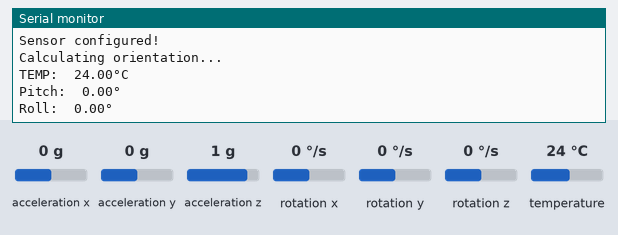
Bench run of a sketch on a simulated ESP32. On the bench: the last lines printed to the serial monitor. Inputs (shaded band) come from the test bench; at power-on: acceleration z 1 g, temperature 24 °C, acceleration x 0 g, acceleration y 0 g, rotation x 0 °/s, rotation y 0 °/s, rotation z 0 °/s.

Above: at 1.3 s.
1.4 s: acceleration z set to 0 g
At 2.8 s:
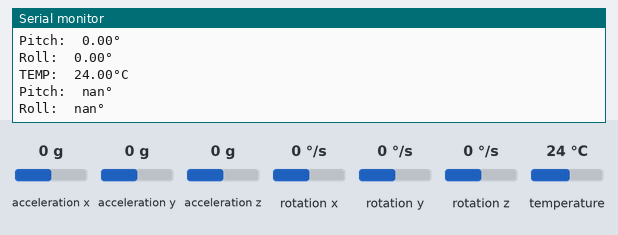
3.5 s: temperature set to 12 °C
At 4.8 s:
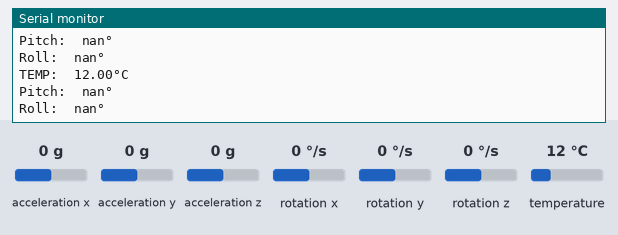
5.0 s: temperature set to 19 °C
At 5.6 s:
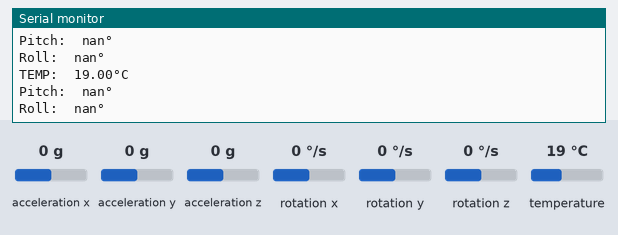
Timing chart, 0 to 8.0 s (numbered marks = the images above; inputs shaded):
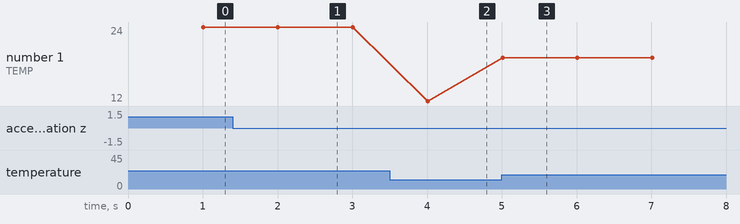

Measured:
- after the input at 1.4 s, the serial monitor: prints a new line after 0.61 s (image 1)
- after the input at 3.5 s, the serial monitor: prints a new line after 0.51 s (image 2)
- after the input at 5.0 s, the serial monitor: prints a new line at once (image 3)
- plotted number 1: 24 → 12 after the input at 3.5 s, 12 → 19 after the input at 5.0 s

The sketch:

complementary_filter_IMU.ino
```cpp
#include <Adafruit_MPU6050.h>
#include <Adafruit_Sensor.h>
#include <Wire.h>

Adafruit_MPU6050 mpu;

#define INTERVAL_MS_PRINT 1000

struct {
  struct {
    float x, y, z;
  } accelerometer, gyroscope;
  float temperature;
} normalized;

struct angle {
  float x, y, z;
};

angle position = {0, 0, 0};

unsigned long lastPrintMillis = 0;
unsigned long lastSampleMicros = 0;

void setup() {
  Serial.begin(115200);
  while (!Serial)
    delay(10);

  Serial.println("MPU6050 Pitch/Roll Test!");

  if (!mpu.begin()) {
    Serial.println("Failed to find MPU6050 chip");
    while (1) {
      delay(10);
    }
  }

  Serial.println("MPU6050 Found!");

  mpu.setAccelerometerRange(MPU6050_RANGE_2_G);
  mpu.setGyroRange(MPU6050_RANGE_1000_DEG);
  mpu.setFilterBandwidth(MPU6050_BAND_184_HZ);

  Serial.println("Sensor configured!");
  Serial.println("Calculating orientation...\n");
  delay(100);
}

angle calculateAccelerometerAngles() {
  angle acc;
  acc.x = atan(normalized.accelerometer.y / sqrt(sq(normalized.accelerometer.x) + sq(normalized.accelerometer.z)));
  acc.y = atan(-1 * normalized.accelerometer.x / sqrt(sq(normalized.accelerometer.y) + sq(normalized.accelerometer.z)));
  acc.z = 0;
  return acc;
}

angle calculateGyroscopeAngles(unsigned long sampleMicros) {
  angle gyro;
  gyro.x = normalized.gyroscope.x * sampleMicros / 1000000.0;
  gyro.y = normalized.gyroscope.y * sampleMicros / 1000000.0;
  gyro.z = normalized.gyroscope.z * sampleMicros / 1000000.0;
  return gyro;
}

void detectPitch(angle gyro, angle acc) {
  position.x = 0.98 * (position.x + degrees(gyro.x)) + 0.02 * degrees(acc.x);
}

void detectRoll(angle gyro, angle acc) {
  position.y = 0.98 * (position.y + degrees(gyro.y)) + 0.02 * degrees(acc.y);
}

float getPitch() {
  return position.x;
}

float getRoll() {
  return position.y;
}

bool readSample() {
  sensors_event_t a, g, temp;
  mpu.getEvent(&a, &g, &temp);

  unsigned long sampleMicros = (lastSampleMicros > 0) ? micros() - lastSampleMicros : 0;
  lastSampleMicros = micros();

  // Store normalized values (already in correct units from Adafruit library)
  normalized.accelerometer.x = a.acceleration.x;
  normalized.accelerometer.y = a.acceleration.y;
  normalized.accelerometer.z = a.acceleration.z;

  normalized.gyroscope.x = g.gyro.x;
  normalized.gyroscope.y = g.gyro.y;
  normalized.gyroscope.z = g.gyro.z;

  normalized.temperature = temp.temperature;

  // Calculate angles
  angle accelerometer = calculateAccelerometerAngles();
  angle gyroscope = calculateGyroscopeAngles(sampleMicros);

  // Update position using complementary filter
  detectPitch(gyroscope, accelerometer);
  detectRoll(gyroscope, accelerometer);

  return true;
}

void loop() {
  unsigned long currentMillis = millis();

  readSample();

  if (currentMillis - lastPrintMillis > INTERVAL_MS_PRINT) {
    Serial.print("TEMP:\t");
    Serial.print(normalized.temperature, 2);
    Serial.print("°C");
    Serial.println();

    Serial.print("Pitch:\t");
    Serial.print(getPitch(), 2);
    Serial.print("°");
    Serial.println();

    Serial.print("Roll:\t");
    Serial.print(getRoll(), 2);
    Serial.print("°");
    Serial.println();

    Serial.println();

    lastPrintMillis = currentMillis;
  }
}
```
